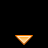

Rendered tile map (Tiled .tmx) drawn with the repository's tilesets; below, a short description and the map source with its tile grids summarised:
An orthogonal 1x1 tile map with 48x48 px tiles, 1 tile layer (insert-arrow) and 6 objects.

<map version="1.0.0" orientation="orthogonal" renderorder="right-down" width="1" height="1" tilewidth="48" tileheight="48" nextobjectid="11">
 <tileset firstgid="1" name="icon-parts" tilewidth="48" tileheight="48" tilecount="1" columns="0">
  <grid orientation="orthogonal" width="1" height="1" />
  <tile id="0">
   <image width="48" height="48" source="insert-icon-arrow.png" />
  </tile>
 </tileset>
 <layer name="insert-arrow" width="1" height="1">
  <data>[1 cells, 1 non-empty, 1 distinct tile ids]</data>
 </layer>
 <objectgroup color="#00aaff" name="tile-collision-editor" visible="0">
  <object id="1" x="5" y="18" width="30" height="23" />
  <object id="2" x="21" y="5" width="23" height="23">
   <ellipse />
  </object>
 </objectgroup>
 <objectgroup color="#00aaff" name="insert-rectangle">
  <object id="3" x="7" y="6" width="33" height="23" />
 </objectgroup>
 <objectgroup color="#00aaff" name="insert-ellipse" visible="0">
  <object id="6" x="7" y="6" width="33" height="23">
   <ellipse />
  </object>
 </objectgroup>
 <objectgroup color="#00aaff" name="insert-polyline" visible="0">
  <object id="9" x="8" y="17">
   <polygon points="-1,4 20,-11 33,12" />
  </object>
 </objectgroup>
 <objectgroup color="#00aaff" name="insert-polygon" visible="0">
  <object id="10" x="8" y="14">
   <polyline points="-1,1 10,-6 15,12 27,0 32,11" />
  </object>
 </objectgroup>
</map>
